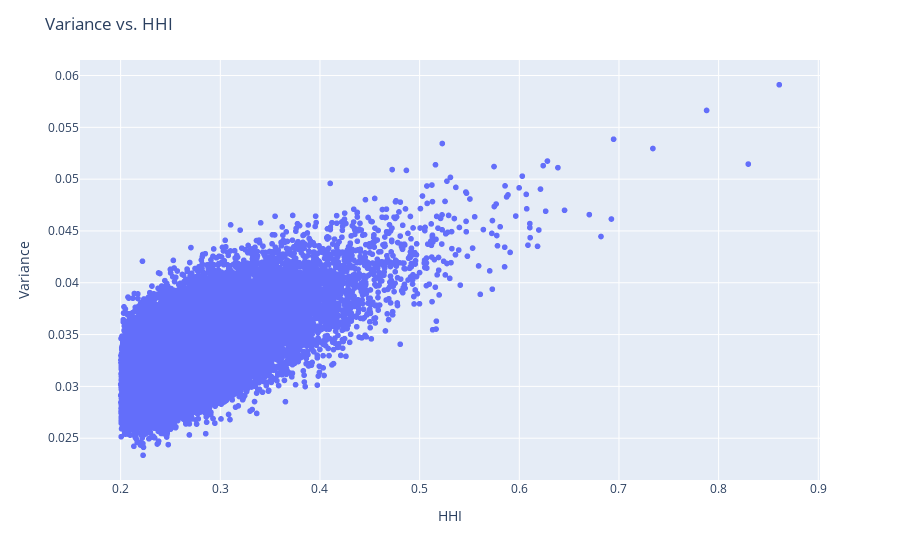

Notebook code for this chart:
### Code cell
import numpy as np
import plotly.express as px
import pandas as pd

# Set the number of weights and values
n = 5

# Set the number of simulations
num_simulations = 50000

# Define HHI batch intervals
start = 0.002
end   = 0.004
batch_width = 0.00005  # Constant width, can calculate once.
hhi_intervals = np.arange(start, end, batch_width)

# Initialize lists to store variance and HHI values
variances = []
hhis = []

# Run the simulation multiple times
for _ in range(num_simulations):
    # Generate n randomized positive weights that sum to one
    weights = np.random.rand(n)
    weights = weights / np.sum(weights)

    # Generate n randomized values between -2 and 2
    # values = np.random.uniform(-2, 2, n)
    values = np.random.normal(1, 0.1, n)

    # Calculate variance and HHI
    residual_m = 0.15 ** 2
    residual_e = 0.20 ** 2
    variance = residual_m * (sum(weights * values))**2 + sum(weights**2) * residual_e
    hhi = sum(weights**2)

    # Append the calculated values to the lists
    variances.append(variance)
    hhis.append(hhi)

# Create a DataFrame with the calculated values
df = pd.DataFrame({'HHI': hhis, 'Variance': variances})

# Create a scatter plot using Plotly
fig = px.scatter(df, x='HHI', y='Variance')

# Customize the plot
fig.update_layout(
    title='Variance vs. HHI',
    xaxis_title='HHI',
    yaxis_title='Variance'
)

# Show the plot
fig.show()

### Figure 1 — Plotly figure (JSON) as saved in the notebook; plotly's stock layout.template omitted (floating-point values rounded to 4 significant figures; data arrays with more than 128 entries replaced by an {"elided": "..."} marker saying what was removed)
{"data": [{"hovertemplate": "HHI=%{x}<br>Variance=%{y}<extra></extra>", "legendgroup": "", "marker": {"color": "#636efa", "symbol": "circle"}, "mode": "markers", "name": "", "showlegend": false, "type": "scattergl", "x": {"elided": "50000 float values"}, "xaxis": "x", "y": {"elided": "50000 float values"}, "yaxis": "y"}], "layout": {"legend": {"tracegroupgap": 0}, "margin": {"t": 60}, "title": {"text": "Variance vs. HHI"}, "xaxis": {"anchor": "y", "domain": [0, 1], "title": {"text": "HHI"}}, "yaxis": {"anchor": "x", "domain": [0, 1], "title": {"text": "Variance"}}}}
